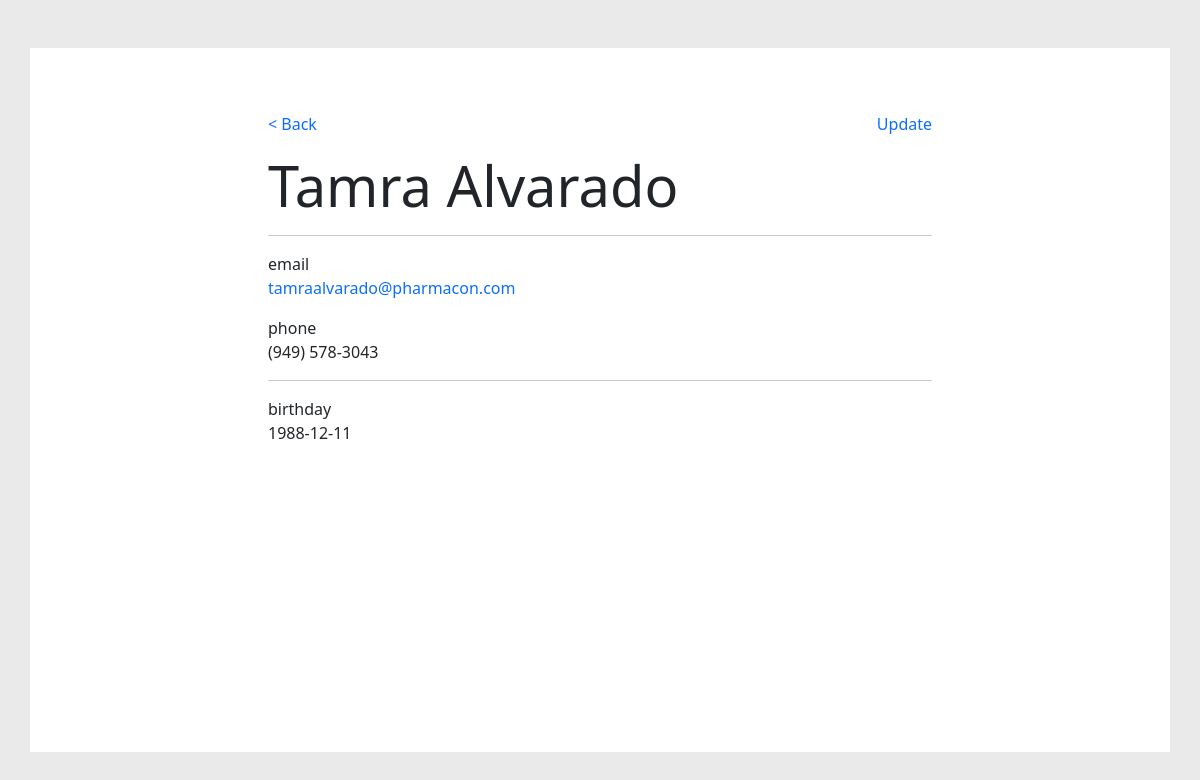
Page /contact.php?id=2 on the committed database.
### tables this page shows
CREATE TABLE contacts (
  id BIGINT PRIMARY KEY AUTO_INCREMENT,
  first_name VARCHAR(50) NOT NULL,
  last_name VARCHAR(100) NOT NULL,
  email VARCHAR(255) NOT NULL UNIQUE,
  phone BIGINT,
  birthday DATE
);

### functions.php (called while the page is built, shortened)
<?php
  require "db.php";
  function formatPhone ($phone) {
    $area_code = substr($phone, 0, 3);
    $prefix = substr($phone, 3, 3);
    $line_number = substr($phone, 6, 4);
    return "({$area_code}) {$prefix}-{$line_number}";
  }
  function getContact ($id) {
    global $db;
    $sql = "SELECT * FROM contacts WHERE id = :id";
    $result = $db->prepare($sql);
    $result->execute([':id' => $id]);
    $contact = $result->fetch();
    return $contact;
  }

### contact.php (the view)
<?php
  require "functions.php";
  if (isset($_GET['id'])) {
    $contact = getContact($_GET['id']);
  }
  else {
    header("Location: index.php");
  }
?>
<!DOCTYPE html>
<html lang="en">
<?php require "head.php"; ?>
<body>
  <main id="app" class="container my-5 bg-white">
    <div class="row justify-content-center">
      <div class="col-8 p-5">
        <?php require "header.php"; ?>
        <section class="row">
          <div class="col-12">
            <h1 class="display-4 mb-3"><?php echo "{$contact['first_name']} {$contact['last_name']}" ?></h1>
            <hr>
            <p>email<br>
              <a href="mailto:john.smith@email.com"  class="text-decoration-none"><?php echo $contact['email']; ?></a>
            </p>
            <p>phone<br>
              <?php echo formatPhone($contact['phone']); ?>
            </p>
            <hr>
            <p>birthday<br>
              <?php echo $contact['birthday']; ?>
            </p>
          </div>
        </section>
      </div>
    </div>
  </main>
</body>
</html>

### head.php (style rules this page uses)
html, body { height: 100%; margin: 0; background-color: #eaeaea; }
main { min-height: calc(100% - 6rem); }

### rows in the picture
contacts: first_name "Tamra", last_name "Alvarado", email "tamraalvarado@pharmacon.com", phone "(949) 578-3043", birthday "1988-12-11"
